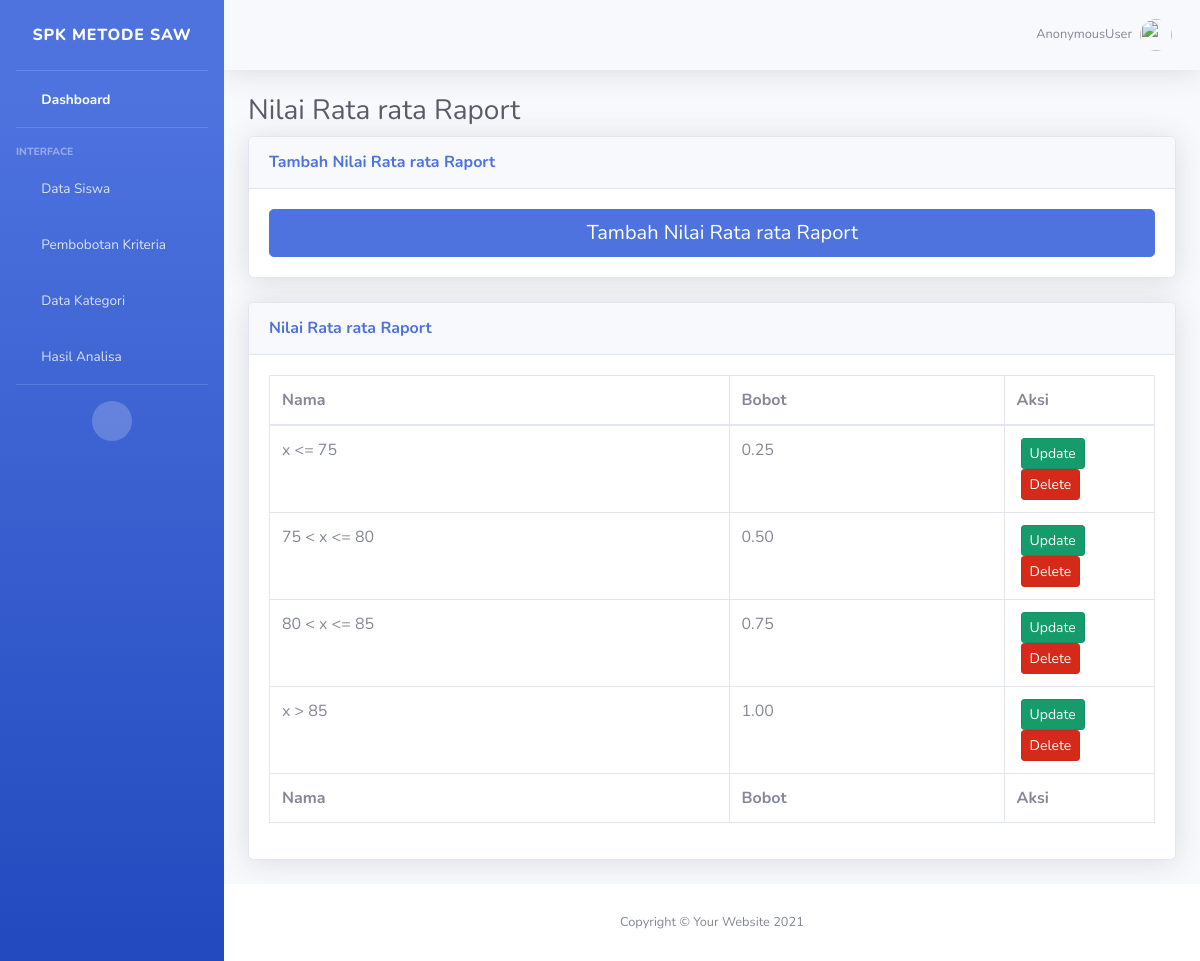
Page /datanilairaport/ on the committed database.
### belajarApp/models.py (models this page shows, shortened)
class NilaiRatarataRaport(models.Model):
    Name=models.CharField(max_length=100)
    bobot=models.DecimalField(max_digits=3,decimal_places=2)

### belajarApp/views.py (the view)
# urls.py: path('datanilairaport/',views.nilairaport, name='datanilairaport'),
def nilairaport(request):
    data=NilaiRatarataRaport.objects.all()
    context={'tabel':data}
    return render(request, 'indriapp/nilairaport.html',context)

### templates/indriapp/nilairaport.html
{% extends './index.html' %}
{% load crispy_forms_tags %}
{% load static %}
{% block content %}
<div class="container-fluid">
    <h1 class="h3 mb-2 text-gray-800">Nilai Rata rata Raport</h1>
    <div class="card shadow mb-4">
        <div class="card-header py-3">
            <h6 class="m-0 font-weight-bold text-primary">Tambah Nilai Rata rata Raport</h6>
        </div>
        <div class="card-body">
            <a href="{% url 'addnilairaport' %}" role="button" aria-pressed="true" class="btn btn-primary btn-lg btn-block"><i class="fa fa-plus" aria-hidden="true"></i>  Tambah Nilai Rata rata Raport</a>
        </div>
    </div>
    <div class="card shadow mb-4">
        <div class="card-header py-3">
            <h6 class="m-0 font-weight-bold text-primary">Nilai Rata rata Raport</h6>
        </div>
        <div class="card-body">
            <div class="table-responsive">
                <table class="table table-bordered" width="100%" cellspacing="0">
                    <thead>
                        <tr>
                            <th>Nama</th>
                            <th>Bobot</th>
                            <th>Aksi</th>
                        </tr>
                    </thead>
                    <tfoot>
                        <tr>
                            <th>Nama</th>
                            <th>Bobot</th>
                            <th>Aksi</th>
                        </tr>
                    </tfoot>
                    <tbody>
                        {% for data in tabel %}
                        <tr>
                            <td>{{data.Name}}</td>
                            <td>{{data.bobot}}</td>
                            <th width="17%">
                                <div class="row">
                                    <a href="{% url 'updatenilairaport' data.id %}" class="btn btn-success btn-sm active ml-3" role="button" aria-pressed="true">Update</a>
                                    <a href="{% url 'deletenilairaport' data.id %}" class="btn btn-danger btn-sm active ml-3" role="button" aria-pressed="true">Delete</a>
                                </div>
                            </th>
                        </tr>
                        {% endfor %}
                    </tbody>
                </table>
            </div>
        </div>
    </div>
</div>
</div>
{% endblock content %}

### rows in the picture
NilaiRatarataRaport: Name "x <= 75", bobot "0.25"
NilaiRatarataRaport: Name "75 < x <= 80", bobot "0.50"
NilaiRatarataRaport: Name "80 < x <= 85", bobot "0.75"
NilaiRatarataRaport: Name "x > 85", bobot "1.00"

### other values in the picture
{{ request.user }} "AnonymousUser"
